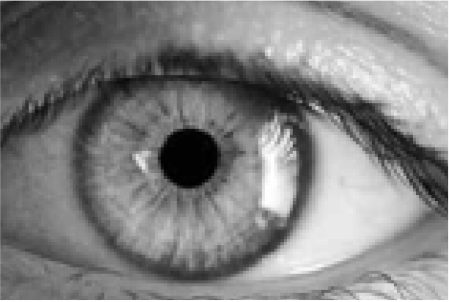
#> input picture HW03/data/eye2_1.png, 449 x 302 px
$ jupyter execute --allow-errors 'Week3_(R_Holik).ipynb'   (shell and % lines are left out)
#> lines starting #> are read from the running program, lines starting #| are printed output that depends on the picture
<center></center>

<h1 style='text-align: center;'>Katz School of Science and Health</h1>
<h1 style='text-align: center;'>AIM 5007 Neural Networks and Deep Learning</h1>
<p>
<h2 style='text-align: center;'>Homework 03</h1>
<br><br>

<h3 style='text-align: center;'>Radek Jan Holik</h3>
<br>
<br>

# 1. Apply Averaging filter of image eye2_1 with

## Uniform weights: [1 1 1; 1 1 1; 1 1 1] * (1/9)

[cell 1]
# Import some important packages here
import cv2 as cv
import numpy as np

import matplotlib.pyplot as plt
from matplotlib import cm

import warnings
warnings.filterwarnings("ignore")

[cell 2]
# Read image
im_e = cv.imread('data/eye2_1.png')
#> im_e is the input picture: shape (302, 449, 3); min 0, max 255, mean 129.2

# Resize / Change its dimensions
resized_im_e = cv.resize(im_e, (480,320), interpolation = cv.INTER_AREA)

[cell 3]
# Show image
plt.figure(figsize = (8, 5))
plt.imshow(im_e,'gray')
plt.title("Original Image")
plt.xticks([])
plt.yticks([])
plt.show()

[cell 4]
# Uniform weights
mask1  = np.array([[1, 1, 1],[1, 1, 1],[1, 1, 1]]) * (1/9)
averageImg = cv.filter2D(src = resized_im_e, ddepth = -1, kernel = mask1)

[cell 5]
# Show images
images = [im_e, averageImg]
titles = ["Original Image","Uniform Filtered / averaged image"]

plt.figure(figsize = (12, 4))
for i in range(len(images)):
    plt.subplot(1, 2, i+1)
    plt.imshow(cv.cvtColor(images[i], cv.COLOR_BGR2RGB), aspect="auto")
    plt.title(titles[i])
    plt.xticks([])
    plt.yticks([])
    plt.subplots_adjust(wspace = 0.05)
#> this loop made 2 passes

plt.show()
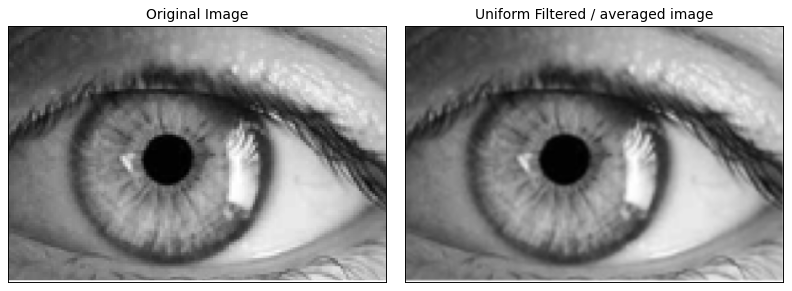
#> figure drawn by matplotlib, 2 panels

## Nonuniform weights: [1 2 1; 2 4 2; 1 2 1] * (1/16)

[cell 6]
# nonuniform weights
mask2 = np.array([[1, 2, 1],[2, 4, 2],[1, 2, 1]]) * (1/16)
averageImg2 = cv.filter2D(src = resized_im_e, ddepth = -1, kernel = mask2)

[cell 7]
# Show images
images = [im_e, averageImg2]
titles = ["Original Image","Non - Uniform Filtered / averaged image"]

plt.figure(figsize = (12, 4))
for i in range(len(images)):
    plt.subplot(1, 2, i+1)
    plt.imshow(cv.cvtColor(images[i], cv.COLOR_BGR2RGB), aspect="auto")
    plt.title(titles[i])
    plt.xticks([])
    plt.yticks([])
    plt.subplots_adjust(wspace = 0.05)

plt.show()

# 2. Show the Gaussian function

[cell 8]
# Gaussian function
N = 3.0
u = np.linspace(-N, N)
v = u
[X, Y] = np.meshgrid(u, v)
z = (1/(2 * np.pi)) * np.exp( -( X**2 /2) - (Y**2 /2) ) # sigma =1

[cell 9]
# Plot the surface
fig = plt.figure()
ax = plt.axes(projection='3d')

# Plot the surface
my_col = cm.jet(z/np.amax(z))
ax.plot_surface(X, Y, z, facecolors = my_col, antialiased = True)
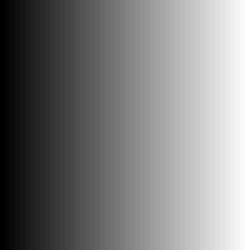
#> X: shape (50, 50) float64 (shown 5 times larger); min -3, max 3, mean -9.38e-17; drawn with min black and max white

ax.set_xlabel('x')
ax.set_ylabel('y')
ax.set_zlabel('z')

plt.show()
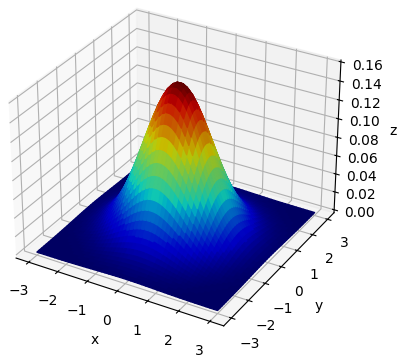
#> figure drawn by matplotlib, 1 panel

# 3. Apply Gaussian image filtering of image eye2_1

[cell 10]
# Read image
im_e = cv.imread('data/eye2_1.png')

# Resize / Change its dimensions
resized_im_e = cv.resize(im_e, (480,320), interpolation = cv.INTER_AREA)

[cell 11]
# Show image
plt.figure(figsize = (8, 5))
plt.imshow(resized_im_e,'gray')
plt.title("Original Image")
plt.xticks([])
plt.yticks([])
plt.show()

[cell 12]
# Kernel size
hsize = 30

[cell 13]
images = [resized_im_e]
titles = ["Original Image"]
#> (the rest of this cell did not finish here and is left out)

[cell 14]
# Show images
plt.figure(figsize = (14, 7))
for i in range(len(images)):
    plt.subplot(2, 3, i+1)
    plt.imshow(cv.cvtColor(images[i], cv.COLOR_BGR2RGB), aspect="auto")
    plt.title(titles[i])
    plt.xticks([])
    plt.yticks([])
    plt.subplots_adjust(wspace = 0.05)
#> this loop made 1 pass

plt.show()

# 4. Apply Unsharp mask of image eye2_1

The “unsharp” mask is used to sharpen an image.

[cell 15]
# Read image
im_e = cv.imread('data/eye2_1.png')

# Resize / Change its dimensions
resized_im_e = cv.resize(im_e, (480,320), interpolation = cv.INTER_AREA)

[cell 16]
# Blurred image with Uniform weights / Average
mask1  = np.array([[1, 1, 1],[1, 1, 1],[1, 1, 1]]) * (1/9) # average image
averageImg = cv.filter2D(src = resized_im_e, ddepth = -1, kernel = mask1)
sharpImg = resized_im_e + ( resized_im_e - averageImg )

[cell 17]
# Second method for blurring
hsize = 9 # Kernel size
sigma = 5
gaussian_kernel = cv.getGaussianKernel(ksize = hsize, sigma = sigma)
#> gaussian_kernel = [0.0916, 0.105, 0.116, 0.124, 0.126, 0.124, 0.116, 0.105, 0.0916]
kernel_2D = gaussian_kernel @ gaussian_kernel.T
gImg = cv.filter2D(src = resized_im_e, ddepth = -1, kernel = kernel_2D)
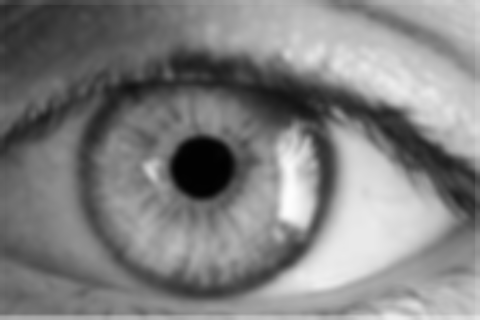
#> gImg: shape (320, 480, 3); min 1, max 253, mean 128.8
sharpImg2 = resized_im_e + ( resized_im_e - gImg )
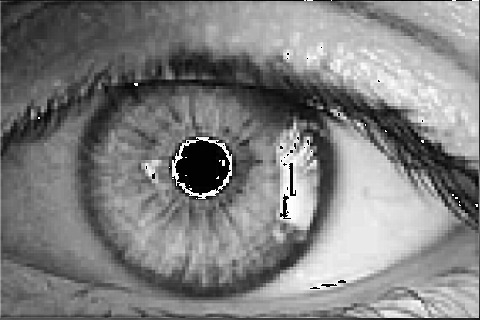
#> sharpImg2: shape (320, 480, 3); min 0, max 255, mean 127.1

[cell 18]
# Show images
images = [resized_im_e, sharpImg, sharpImg2]
titles = ["Original Image","Sharpened Image","Sharpened Image : Gaussain Blur"]

plt.figure(figsize = (14, 3))
for i in range(len(images)):
    plt.subplot(1, 3, i+1)
    plt.imshow(cv.cvtColor(images[i], cv.COLOR_BGR2RGB), aspect="auto")
    plt.title(titles[i])
    plt.xticks([])
    plt.yticks([])
    plt.subplots_adjust(wspace = 0.05)
#> this loop made 3 passes

plt.show()

# 5. Remove noise of noise_bridge image using

## Gaussain filter

[cell 19]
# Read image
im_b = cv.imread('data/noise_bridge.png')
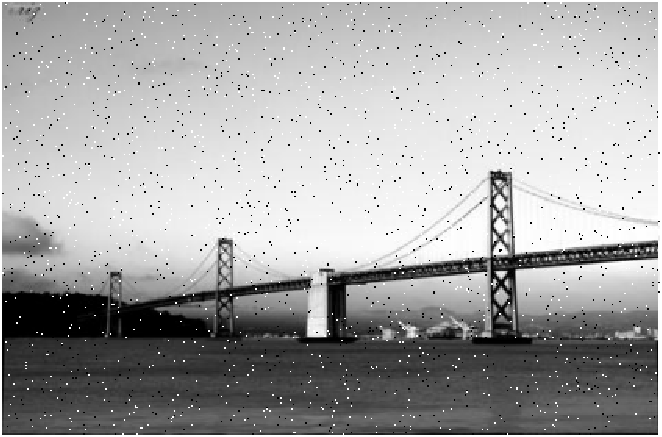
#> input picture HW03/data/noise_bridge.png, 662 x 437 px
#> im_b is the input picture: shape (437, 662, 3); min 0, max 255, mean 164.9

# Resize / Change its dimensions
resized_im_b = cv.resize(im_b, (480, 320), interpolation = cv.INTER_AREA)
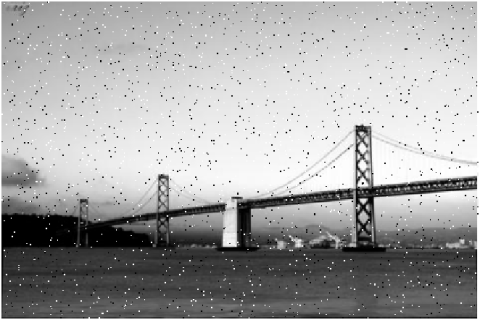
#> resized_im_b: shape (320, 480, 3); min 0, max 255, mean 164.9

[cell 20]
# Show image
plt.figure(figsize = (8, 5))
plt.imshow(resized_im_b ,'gray')
plt.title("Original Image")
plt.xticks([])
plt.yticks([])
plt.show()

[cell 21]
# Gaussain filtering to remove noise
hsize = 3 # Kernel size
sigma = 1
gaussian_kernel = cv.getGaussianKernel(ksize = hsize, sigma = sigma)
#> gaussian_kernel = [0.274, 0.452, 0.274]
kernel_2D = gaussian_kernel @ gaussian_kernel.T # Make kernel
#> kernel_2D = [[0.0751, 0.124, 0.0751], [0.124, 0.204, 0.124], [0.0751, 0.124, 0.0751]]
gImg = cv.filter2D(src = resized_im_b, ddepth = -1, kernel = kernel_2D) # % filter image with kernel 'kernel_2D'
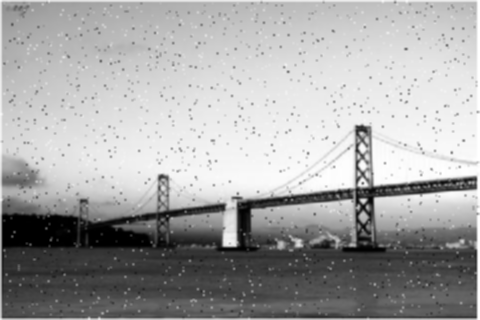
#> gImg: shape (320, 480, 3); min 0, max 255, mean 164.7

[cell 22]
# Show image
plt.figure(figsize = (8, 5))
plt.imshow(gImg,'gray')
plt.title("Gaussain Filtered Image")
plt.xticks([])
plt.yticks([])
plt.show()

## Uniform filter

[cell 23]
# Uniform weights
mask1  = np.array([[1, 1, 1],[1, 1, 1],[1, 1, 1]]) * (1/9)
averageImg = cv.filter2D(src = resized_im_b, ddepth = -1, kernel = mask1)

[cell 24]
# Show image
plt.figure(figsize = (8, 5))
plt.imshow(averageImg,'gray')
plt.title("Uniform Filtered / averaged image")
plt.xticks([])
plt.yticks([])
plt.show()

## Median filter

[cell 25]
# Median Filtering
medImg = cv.medianBlur(resized_im_b, 3)
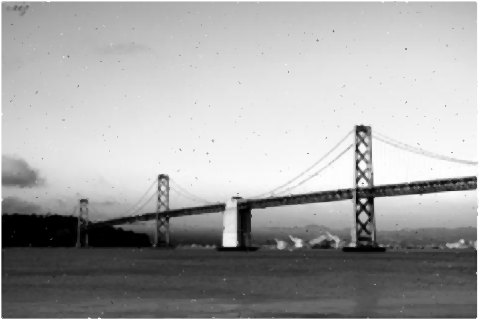
#> medImg: shape (320, 480, 3); min 0, max 255, mean 165.8
